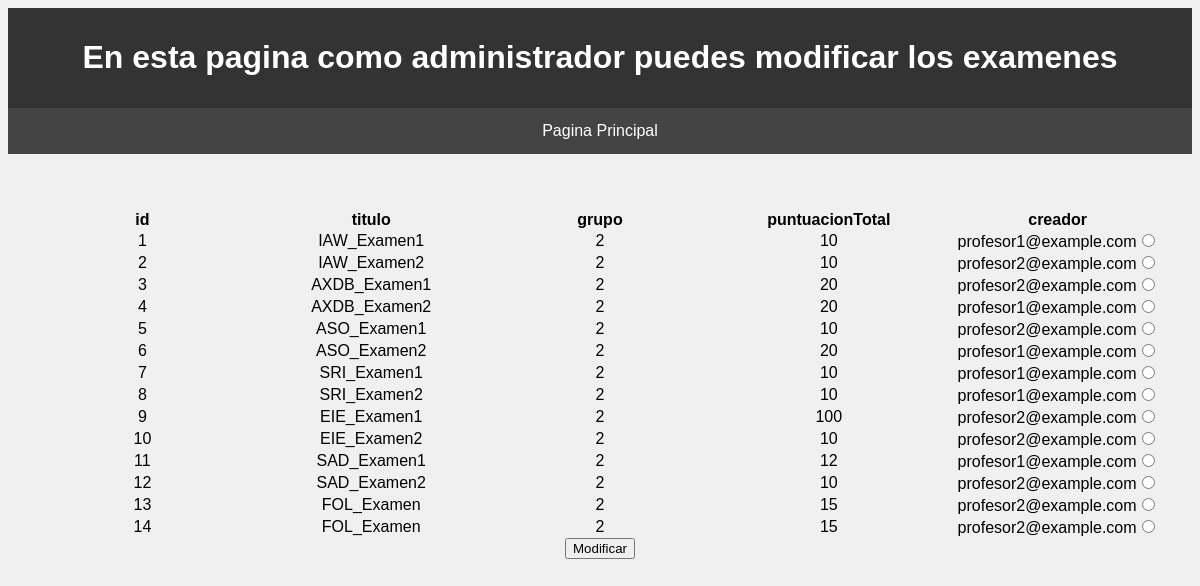
Page /Vista/administrador/examenes/modificarExamen.php (signed in) on the committed database.
### tables this page shows
CREATE TABLE Examenes (
  id INT AUTO_INCREMENT PRIMARY KEY,
  titulo TEXT,
  grupo INT,
  puntuacionTotal INT,
  borrado BOOLEAN,
  creador varchar(40),
  FOREIGN KEY (creador) REFERENCES Usuarios(correo),
  FOREIGN KEY(grupo) REFERENCES Grupos (id)
);

### Vista/administrador/examenes/modificarExamen.php (the view, shortened to what this page needs)
<!DOCTYPE html>
<html>
    <head>
        <link rel="stylesheet" type="text/css" href="../../css.css">
    </head>
    <body>
    <div id="encabezado">
        <h1> En esta pagina como administrador puedes modificar los examenes</h1>
    </div>
    <div id="barra-navegacion">
        <a href="../principalA.php">Pagina Principal</a>
    </div>
    <div id="contenido">
        <?php
            include("../../../Modelo/db.php");
            if ($_SESSION["tipoUsuario"] == "3") {
                if (isset($_POST['comprobacion'])){
                    echo "<h3>¿Qué quieres modificar?<h3>";
                    echo "<form method='POST' action='modificarExamen.php'>";
                    echo "<select name='categoria' id='opciones'>";
                            echo "<option value='titulo'>Titulo</option>";
                            echo "<option value='grupo'>Grupo</option>";
                            echo "<option value='borrado'>Borrado</option>";
                            echo "<option value='creador'>Creador</option>";
                            echo "<option value='preguntas'>Las preguntas</option>";
                            echo "<input type='hidden' name='examenModificar' value='" . $_POST['examenModificar'] . "'>";
                        echo "</select>";
                    echo "<input type='submit' name='opciones' value='Aceptar'></br>";
                    echo "</form>";
                } else {
                    $sql = "SELECT id, titulo, grupo, puntuacionTotal, creador FROM examenes";
                    $query = mysqli_query($conn, $sql);
                    if (mysqli_num_rows($query) > 0) {
                        echo "<table>";
                        echo "<tr>";
                        echo '<th scope="col"> id</th>';
                        echo '<th scope="col"> titulo</th>';
                        echo '<th scope="col"> grupo</th>';
                        echo '<th scope="col"> puntuacionTotal</th>';
                        echo '<th scope="col"> creador</th>';
                        echo "</tr></br>";
                        echo "<form method='POST' action='modificarExamen.php'>";
                        while($row = mysqli_fetch_assoc($query)) {
                            echo "<tr>";
                            echo "<td>" . $row["id"] . "</a></td>";
                            echo "<td> " . $row["titulo"] . "</td>";
                            echo "<td> " . $row["grupo"] . "</td>";
                            echo "<td> " . $row["puntuacionTotal"] . "</td>";
                            echo "<td> " . $row["creador"] . "<input type='radio' name='examenModificar' value='" . $row["id"] . "'></td>";
                            echo "</tr>";
                        }
                        echo "</table>";
                        echo "<input type='submit' name='comprobacion' value='Modificar'/> </br>";
                    }
                }
            } else {
                echo "<p>Algo no ha ido como debería.</p>";
                echo "<a href='../login.php'>Vuelve a registrarte.</a>";
             }
        ?>
        </div>
        </body>
</html>

### Vista/css.css (style rules this page uses)
body { font-family: Arial, sans-serif; background-color: #f0f0f0; }
#encabezado { background-color: #333; color: #fff; padding: 10px; text-align: center; }
#barra-navegacion { background-color: #444; color: #fff; overflow: hidden; text-align: center; }
#barra-navegacion a { display: inline-block; color: #fff; padding: 14px 16px; text-decoration: none; }
#contenido { padding: 20px; text-align: center; }
table { table-layout: fixed; width: 100%; border-collapse: collapse; }
td { text-align: center; }

### rows in the picture
examenes: id "1", titulo "IAW_Examen1", grupo "2", puntuacionTotal "10", creador "profesor1@example.com"
examenes: id "2", titulo "IAW_Examen2", grupo "2", puntuacionTotal "10", creador "profesor2@example.com"
examenes: id "3", titulo "AXDB_Examen1", grupo "2", puntuacionTotal "20", creador "profesor2@example.com"
examenes: id "4", titulo "AXDB_Examen2", grupo "2", puntuacionTotal "20", creador "profesor1@example.com"
examenes: id "5", titulo "ASO_Examen1", grupo "2", puntuacionTotal "10", creador "profesor2@example.com"
examenes: id "6", titulo "ASO_Examen2", grupo "2", puntuacionTotal "20", creador "profesor1@example.com"
examenes: id "7", titulo "SRI_Examen1", grupo "2", puntuacionTotal "10", creador "profesor1@example.com"
examenes: id "8", titulo "SRI_Examen2", grupo "2", puntuacionTotal "10", creador "profesor1@example.com"
examenes: id "9", titulo "EIE_Examen1", grupo "2", puntuacionTotal "100", creador "profesor2@example.com"
examenes: id "10", titulo "EIE_Examen2", grupo "2", puntuacionTotal "10", creador "profesor2@example.com"
examenes: id "11", titulo "SAD_Examen1", grupo "2", puntuacionTotal "12", creador "profesor1@example.com"
examenes: id "12", titulo "SAD_Examen2", grupo "2", puntuacionTotal "10", creador "profesor2@example.com"
examenes: id "13", titulo "FOL_Examen", grupo "2", puntuacionTotal "15", creador "profesor2@example.com"
examenes: id "14", titulo "FOL_Examen", grupo "2", puntuacionTotal "15", creador "profesor2@example.com"
